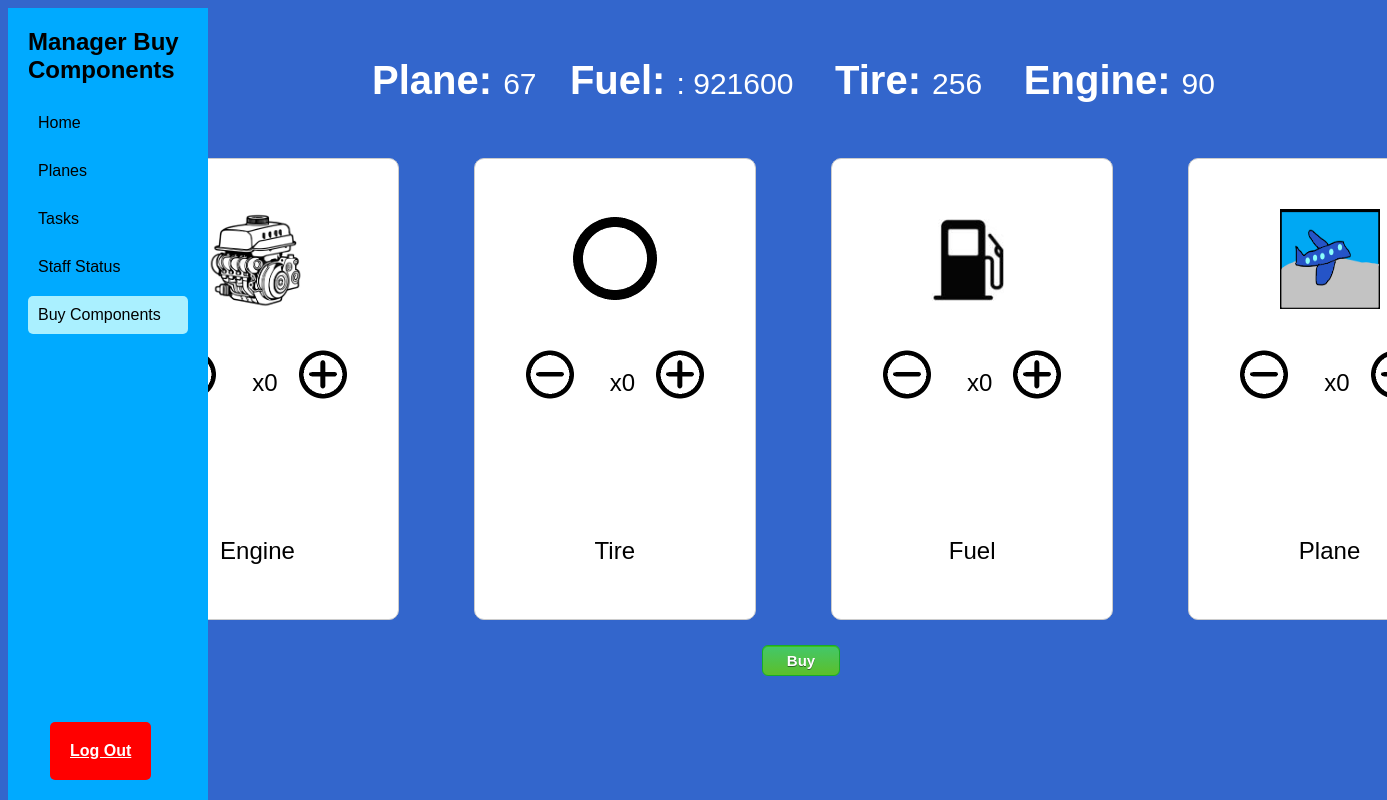
The page /managers/buy.php on the database as committed earlier.
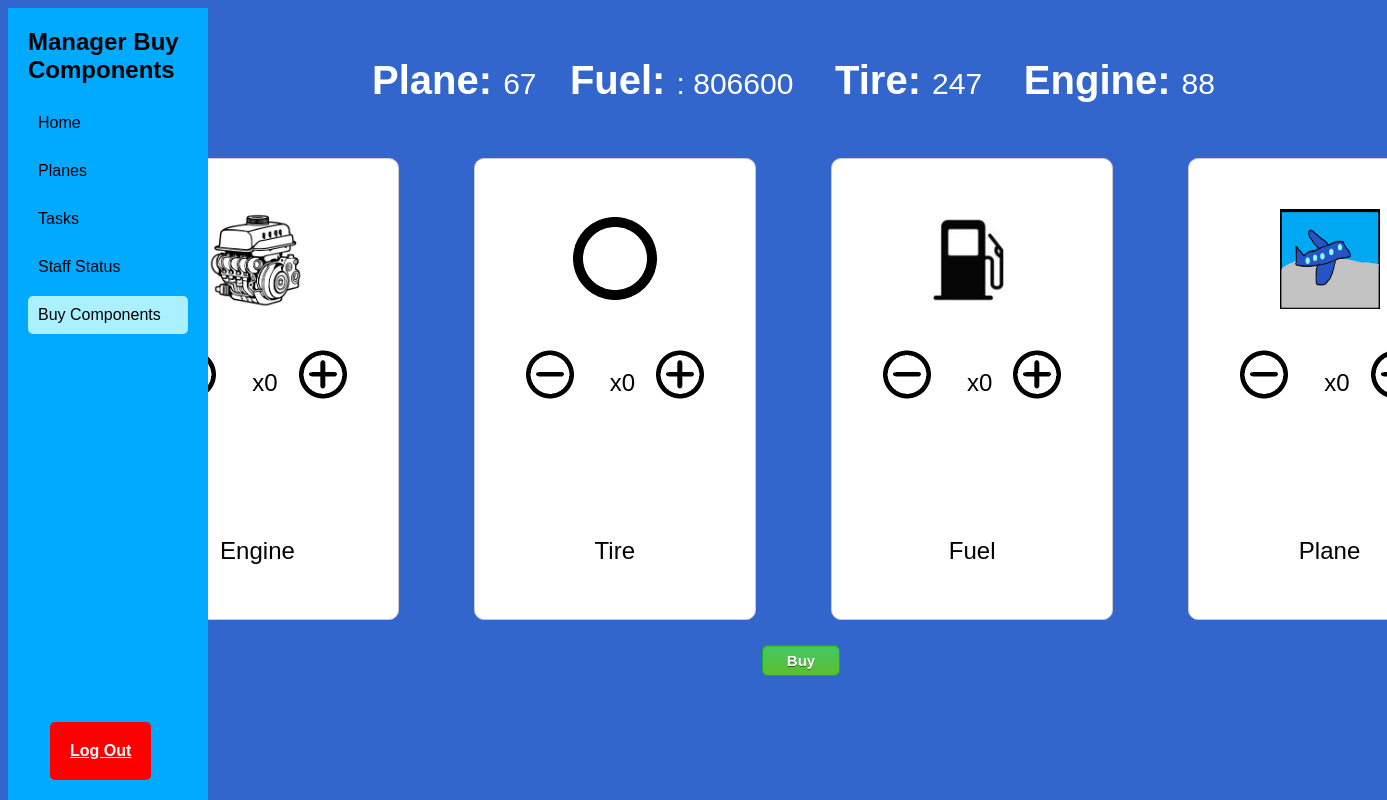
The same page on the database as committed later.
### tables this page shows
CREATE TABLE `storehouse` (
  `plane` int(11) DEFAULT NULL,
  `fuel` int(11) DEFAULT NULL,
  `tire` int(11) DEFAULT NULL,
  `motor` int(11) DEFAULT NULL
);

### database.php (called while the page is built, shortened)
<?php
$db_server = "localhost";
$db_user = "root";
$db_pass = "";
$db_name = "Silvee";
$conn = mysqli_connect($db_server, $db_user, $db_pass,  $db_name);
$storeHouse = mysqli_query($conn, "SELECT * FROM storehouse");
?>

### infoBar.php (the view)
<div class="infoBar">
                <p>
                    <?php
                    include("../database.php");
                    if (mysqli_num_rows($storeHouse) > 0){
                        while ($row = $storeHouse->fetch_assoc()) {
                            echo "<strong>Plane: </strong> " . $row["plane"] .
                            "&nbsp &nbsp <strong>Fuel: </strong>: " . $row["fuel"] .
                            " &nbsp &nbsp <strong>Tire: </strong> " . $row["tire"] .
                            " &nbsp &nbsp <strong>Engine: </strong>  " . $row["motor"] . "<br>";
                        }
                    } else {
                    echo "<strong>Plane: </strong> 23 &nbsp &nbsp
                    <strong>Fuel: </strong> 500 gallons &nbsp &nbsp
                    <strong>Tire: </strong> 60 &nbsp &nbsp
                    <strong>Engine: </strong> 15";
                    }
                    ?>
                </p>
        </div>

Rows that differ between the two databases and show on the page:
changed storehouse "67": fuel "921600" → "806600"; tire "256" → "247"; motor "90" → "88"
